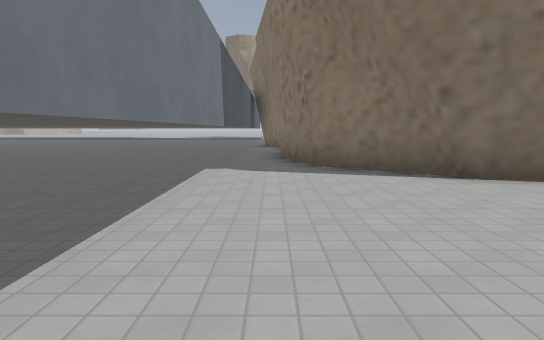
View 1 (above)

13 first-person views from a walk through a level from a Godot 3-D game. The camera is 1.4 m above the floor, tilts 6° down and sees 70° across. The floor is counted in squares, 2 m on a side. Each view is taken from the middle of a square. On the plan, view 1 faces up. The plan holds only what a view shows up to about 11 squares ahead; the rest is blank. The place goes on beyond the plan. Some surface patterns are stand-ins.

View 2
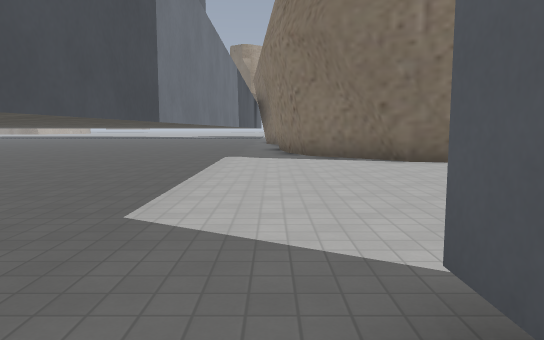

View 3
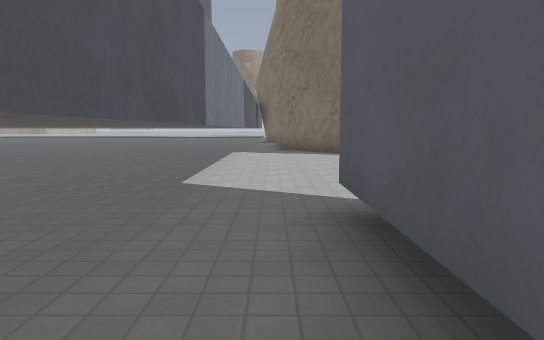

View 4
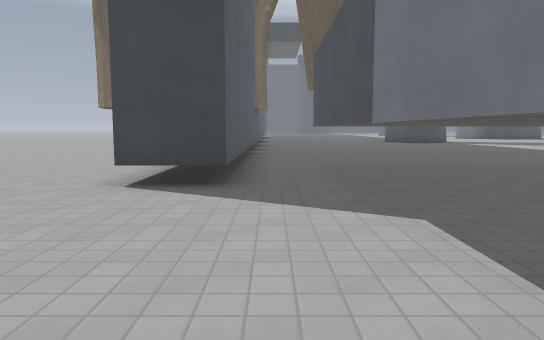

View 5
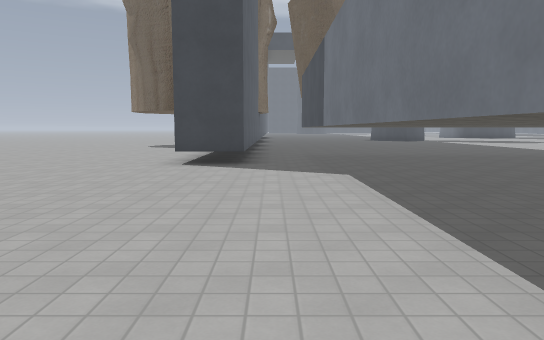

View 6
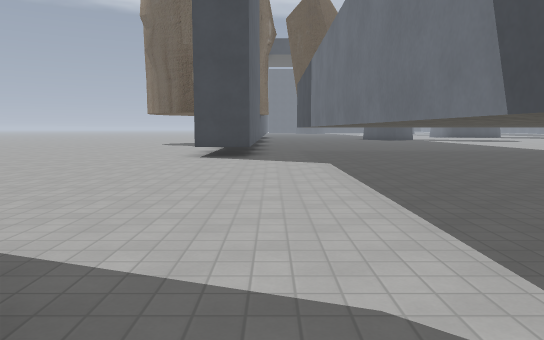

View 7
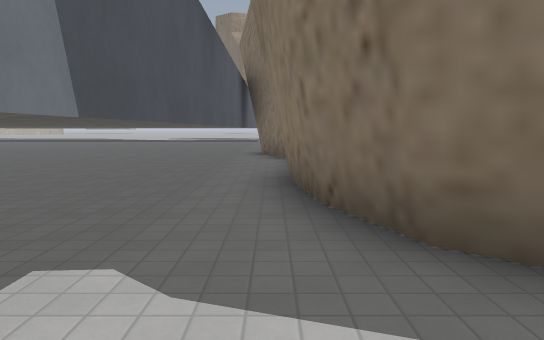

View 8
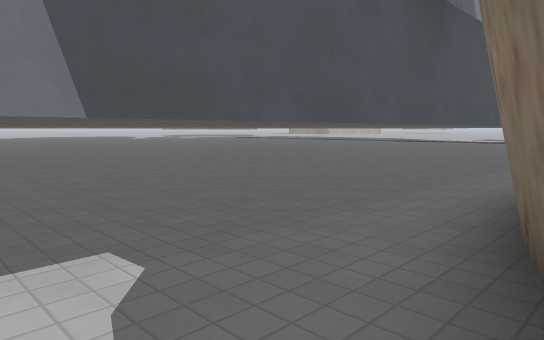

View 9
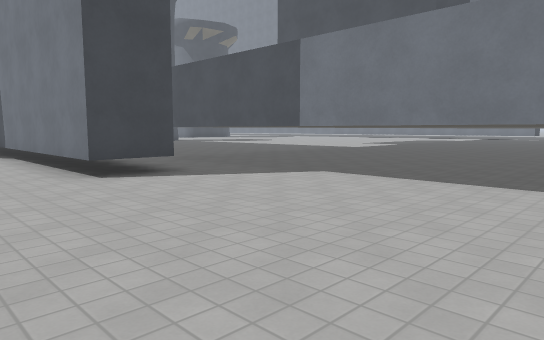

View 10
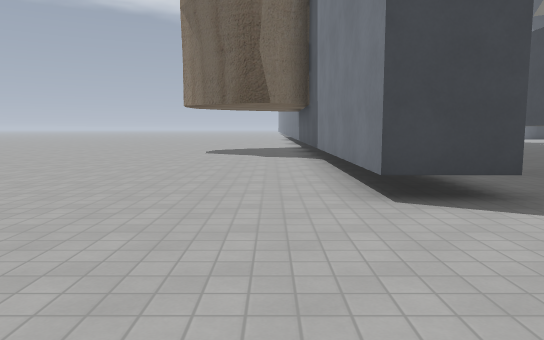

View 11
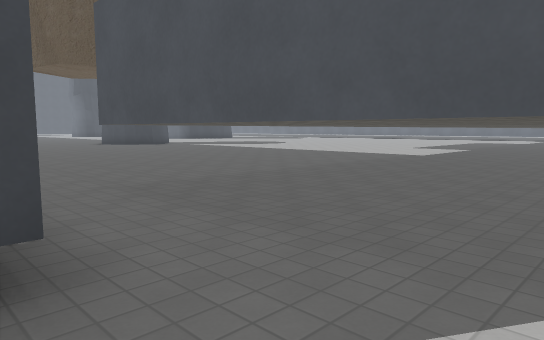

View 12
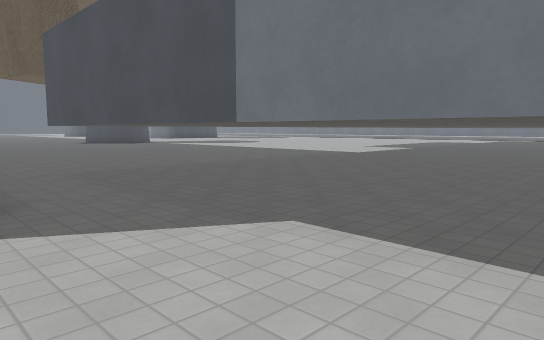

View 13
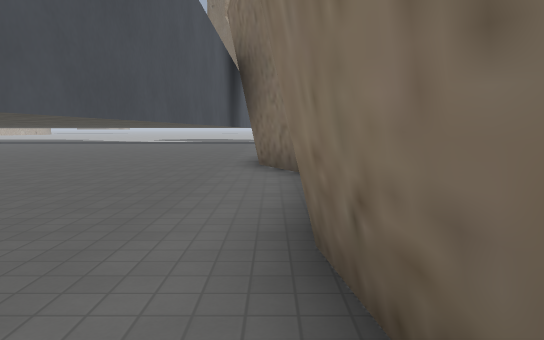

### Floor plan
Key: @ floor where view 1 was taken; # wall or solid block; . floor; = window, fence, low wall or low ledge.
Columns run from 12 left of view 1 to 4 right of it. Each row starts with its distance up from view 1.
 19      ......
 18      ......#
 17       .....#
 16      ......#
 15      ......#
 14      ......#
 13     .......#
 12    ........#
 11   .........#
 10  ..........###
  9 ...........#.#
  8 ...........#.#
  7      ......#.##
  6      ......#..###
  5      ......#....#
  4       .....#.....
  3       .....#.....
  2    ........#.....
  1    ........#.....
  0 ...........#@....
 -1 ...........#.....
 -2 ...........#.##..
 -3 ...........#.##..
 -4   =========#.##..
 -5   ...........##..
 -6    ..........##..

Positions as (right, up) in squares from view 1, and headings:
1: (0, 0), facing up
2: (0, -3), facing up
3: (0, -5), facing up
4: (0, 3), facing down
5: (0, 6), facing down
6: (0, 8), facing down
7: (0, 5), facing up
8: (1, 6), facing up-left
9: (4, 4), facing down-left
10: (3, 2), facing down
11: (1, 0), facing down-left
12: (1, 2), facing down-left
13: (0, 8), facing up
